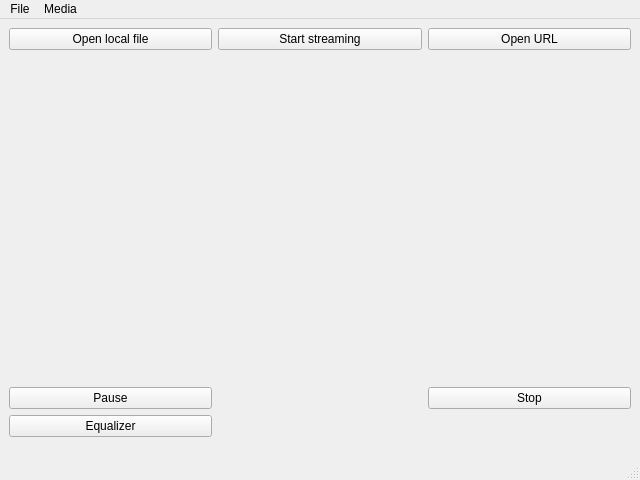
<?xml version="1.0" encoding="UTF-8"?>
<ui version="4.0">
 <class>SimplePlayer</class>
 <widget class="QMainWindow" name="SimplePlayer">
  <property name="geometry">
   <rect>
    <x>0</x>
    <y>0</y>
    <width>640</width>
    <height>480</height>
   </rect>
  </property>
  <property name="windowTitle">
   <string>Demo Player</string>
  </property>
  <widget class="QWidget" name="centralwidget">
   <layout class="QGridLayout" name="gridLayout_2">
    <item row="0" column="0">
     <widget class="QPushButton" name="openLocal">
      <property name="text">
       <string>Open local file</string>
      </property>
     </widget>
    </item>
    <item row="3" column="0">
     <widget class="QPushButton" name="pause">
      <property name="text">
       <string>Pause</string>
      </property>
      <property name="checkable">
       <bool>true</bool>
      </property>
     </widget>
    </item>
    <item row="0" column="2">
     <widget class="QPushButton" name="openUrl">
      <property name="text">
       <string>Open URL</string>
      </property>
     </widget>
    </item>
    <item row="3" column="2">
     <widget class="QPushButton" name="stop">
      <property name="text">
       <string>Stop</string>
      </property>
     </widget>
    </item>
    <item row="4" column="0">
     <widget class="QPushButton" name="equalizer">
      <property name="text">
       <string>Equalizer</string>
      </property>
     </widget>
    </item>
    <item row="6" column="0" colspan="3">
     <widget class="VlcWidgetSeek" name="seek" native="true">
      <property name="sizePolicy">
       <sizepolicy hsizetype="Preferred" vsizetype="Maximum">
        <horstretch>0</horstretch>
        <verstretch>0</verstretch>
       </sizepolicy>
      </property>
     </widget>
    </item>
    <item row="1" column="0" colspan="3">
     <widget class="VlcWidgetVideo" name="video" native="true"/>
    </item>
    <item row="5" column="0" colspan="3">
     <widget class="VlcWidgetVolumeSlider" name="volume" native="true">
      <property name="sizePolicy">
       <sizepolicy hsizetype="Preferred" vsizetype="Maximum">
        <horstretch>0</horstretch>
        <verstretch>0</verstretch>
       </sizepolicy>
      </property>
     </widget>
    </item>
    <item row="0" column="1">
     <widget class="QPushButton" name="start_streaming_button">
      <property name="text">
       <string>Start streaming</string>
      </property>
     </widget>
    </item>
   </layout>
  </widget>
  <widget class="QMenuBar" name="menubar">
   <property name="geometry">
    <rect>
     <x>0</x>
     <y>0</y>
     <width>640</width>
     <height>21</height>
    </rect>
   </property>
   <widget class="QMenu" name="menuFile">
    <property name="title">
     <string>File</string>
    </property>
    <addaction name="actionOpenLocal"/>
    <addaction name="actionOpenUrl"/>
    <addaction name="separator"/>
    <addaction name="actionQuit"/>
   </widget>
   <widget class="QMenu" name="menuMedia">
    <property name="title">
     <string>Media</string>
    </property>
    <addaction name="actionPause"/>
    <addaction name="actionStop"/>
   </widget>
   <addaction name="menuFile"/>
   <addaction name="menuMedia"/>
  </widget>
  <widget class="QStatusBar" name="statusbar"/>
  <action name="actionQuit">
   <property name="text">
    <string>Quit</string>
   </property>
  </action>
  <action name="actionPause">
   <property name="checkable">
    <bool>true</bool>
   </property>
   <property name="text">
    <string>Pause</string>
   </property>
  </action>
  <action name="actionStop">
   <property name="text">
    <string>Stop</string>
   </property>
  </action>
  <action name="actionOpenLocal">
   <property name="text">
    <string>Open local file</string>
   </property>
  </action>
  <action name="actionOpenUrl">
   <property name="text">
    <string>Open URL</string>
   </property>
  </action>
 </widget>
 <customwidgets>
  <customwidget>
   <class>VlcWidgetVideo</class>
   <extends>QWidget</extends>
   <header location="global">VLCQtWidgets/WidgetVideo.h</header>
   <container>1</container>
   <slots>
    <signal>fullscreen()</signal>
    <slot>toggleFullscreen()</slot>
   </slots>
  </customwidget>
  <customwidget>
   <class>VlcWidgetVolumeSlider</class>
   <extends>QWidget</extends>
   <header location="global">VLCQtWidgets/WidgetVolumeSlider.h</header>
   <container>1</container>
   <slots>
    <slot>mute()</slot>
    <slot>volumeUp()</slot>
    <slot>volumeDown()</slot>
   </slots>
  </customwidget>
  <customwidget>
   <class>VlcWidgetSeek</class>
   <extends>QWidget</extends>
   <header location="global">VLCQtWidgets/WidgetSeek.h</header>
   <container>1</container>
  </customwidget>
 </customwidgets>
 <resources/>
 <connections>
  <connection>
   <sender>actionQuit</sender>
   <signal>triggered()</signal>
   <receiver>SimplePlayer</receiver>
   <slot>close()</slot>
   <hints>
    <hint type="sourcelabel">
     <x>-1</x>
     <y>-1</y>
    </hint>
    <hint type="destinationlabel">
     <x>399</x>
     <y>299</y>
    </hint>
   </hints>
  </connection>
 </connections>
</ui>
